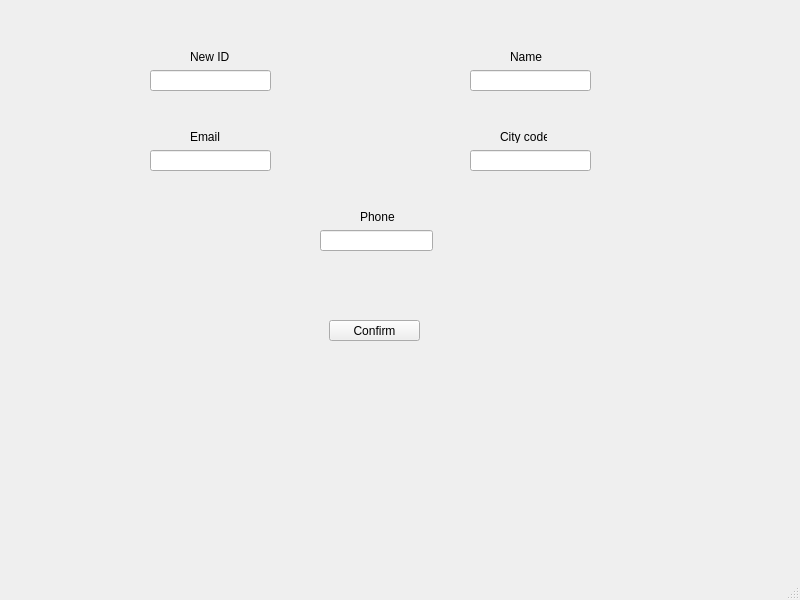
<?xml version="1.0" encoding="UTF-8"?>
<ui version="4.0">
 <class>newClient</class>
 <widget class="QMainWindow" name="newClient">
  <property name="geometry">
   <rect>
    <x>0</x>
    <y>0</y>
    <width>800</width>
    <height>600</height>
   </rect>
  </property>
  <property name="windowTitle">
   <string>MainWindow</string>
  </property>
  <widget class="QWidget" name="centralwidget">
   <widget class="QLineEdit" name="newId">
    <property name="geometry">
     <rect>
      <x>150</x>
      <y>70</y>
      <width>121</width>
      <height>21</height>
     </rect>
    </property>
   </widget>
   <widget class="QLineEdit" name="newPhone">
    <property name="geometry">
     <rect>
      <x>320</x>
      <y>230</y>
      <width>113</width>
      <height>21</height>
     </rect>
    </property>
   </widget>
   <widget class="QLineEdit" name="newClientCity">
    <property name="geometry">
     <rect>
      <x>470</x>
      <y>150</y>
      <width>121</width>
      <height>21</height>
     </rect>
    </property>
   </widget>
   <widget class="QLineEdit" name="newEmail">
    <property name="geometry">
     <rect>
      <x>150</x>
      <y>150</y>
      <width>121</width>
      <height>21</height>
     </rect>
    </property>
   </widget>
   <widget class="QLineEdit" name="newClientName">
    <property name="geometry">
     <rect>
      <x>470</x>
      <y>70</y>
      <width>121</width>
      <height>21</height>
     </rect>
    </property>
   </widget>
   <widget class="QLabel" name="label">
    <property name="geometry">
     <rect>
      <x>190</x>
      <y>50</y>
      <width>47</width>
      <height>13</height>
     </rect>
    </property>
    <property name="text">
     <string>New ID</string>
    </property>
   </widget>
   <widget class="QLabel" name="label_3">
    <property name="geometry">
     <rect>
      <x>190</x>
      <y>130</y>
      <width>47</width>
      <height>13</height>
     </rect>
    </property>
    <property name="text">
     <string>Email</string>
    </property>
   </widget>
   <widget class="QLabel" name="label_4">
    <property name="geometry">
     <rect>
      <x>510</x>
      <y>50</y>
      <width>47</width>
      <height>13</height>
     </rect>
    </property>
    <property name="text">
     <string>Name</string>
    </property>
   </widget>
   <widget class="QLabel" name="label_5">
    <property name="geometry">
     <rect>
      <x>500</x>
      <y>130</y>
      <width>47</width>
      <height>13</height>
     </rect>
    </property>
    <property name="text">
     <string>City code</string>
    </property>
   </widget>
   <widget class="QLabel" name="label_6">
    <property name="geometry">
     <rect>
      <x>360</x>
      <y>210</y>
      <width>47</width>
      <height>13</height>
     </rect>
    </property>
    <property name="text">
     <string>Phone</string>
    </property>
   </widget>
   <widget class="QPushButton" name="confirmNewClient">
    <property name="geometry">
     <rect>
      <x>329</x>
      <y>320</y>
      <width>91</width>
      <height>21</height>
     </rect>
    </property>
    <property name="text">
     <string>Confirm</string>
    </property>
   </widget>
  </widget>
  <widget class="QStatusBar" name="statusbar"/>
 </widget>
 <resources/>
 <connections/>
</ui>
